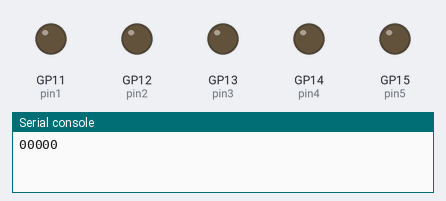
Bench run of a program on a simulated Raspberry Pi Pico running MicroPython. On the bench: output pins drawn as LEDs (lit = HIGH), the last lines printed to the serial console.

Above: at 0.1 s.
At 4.1 s:
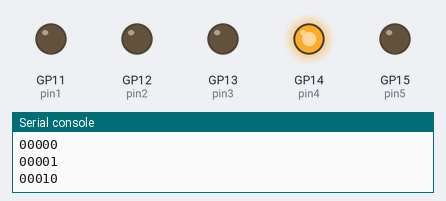
At 8.1 s:
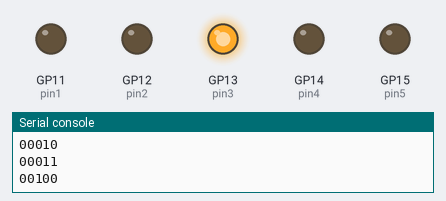
At 18.1 s:
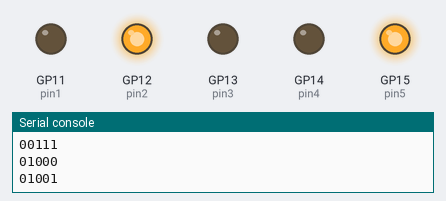
At 28.1 s:
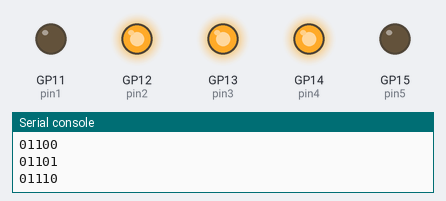
At 38.1 s:
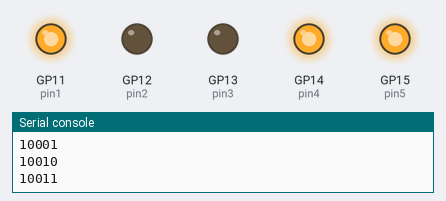
Timing chart, 0 to 39.6 s (numbered marks = the images above):
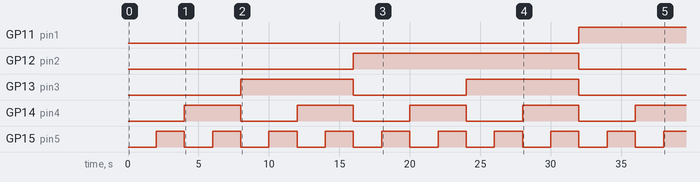

The program:

main.py
```python
import machine
import utime

pin1 = machine.Pin(11, machine.Pin.OUT)
pin2 = machine.Pin(12, machine.Pin.OUT)
pin3 = machine.Pin(13, machine.Pin.OUT)
pin4 = machine.Pin(14, machine.Pin.OUT)
pin5 = machine.Pin(15, machine.Pin.OUT)

pins = [pin1, pin2, pin3, pin4, pin5]


for i in range(0, 2**len(pins)):
    binary_string = '{:0{}b}'.format(i, len(pins))
    print(binary_string)

    for j in range(len(pins)):
        pins[j].value(int(binary_string[j]))

    utime.sleep(2)
```

Measured:
- by itself, GP11 (pin1): LOW → HIGH at 32.0 s
- by itself, GP12 (pin2): LOW → HIGH at 16.0 s, → LOW 16.0 s later
- by itself, GP13 (pin3): alternates HIGH for 8.0 s and LOW for 8.0 s
- by itself, GP14 (pin4): alternates HIGH for 4.0 s and LOW for 4.0 s
- by itself, GP15 (pin5): alternates HIGH for 2.0 s and LOW for 2.0 s
